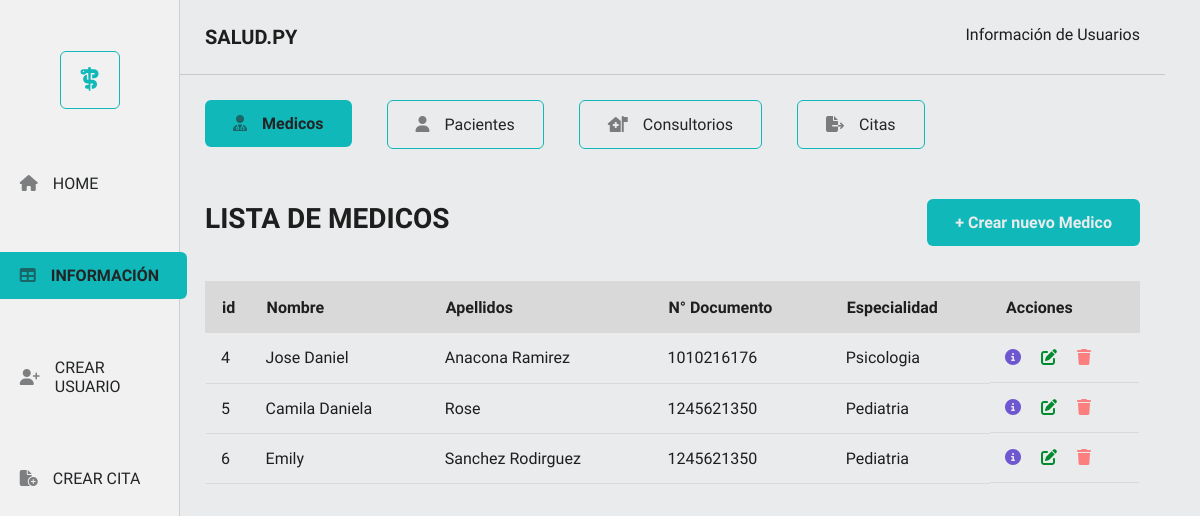
The page /medicos on the database as committed earlier.
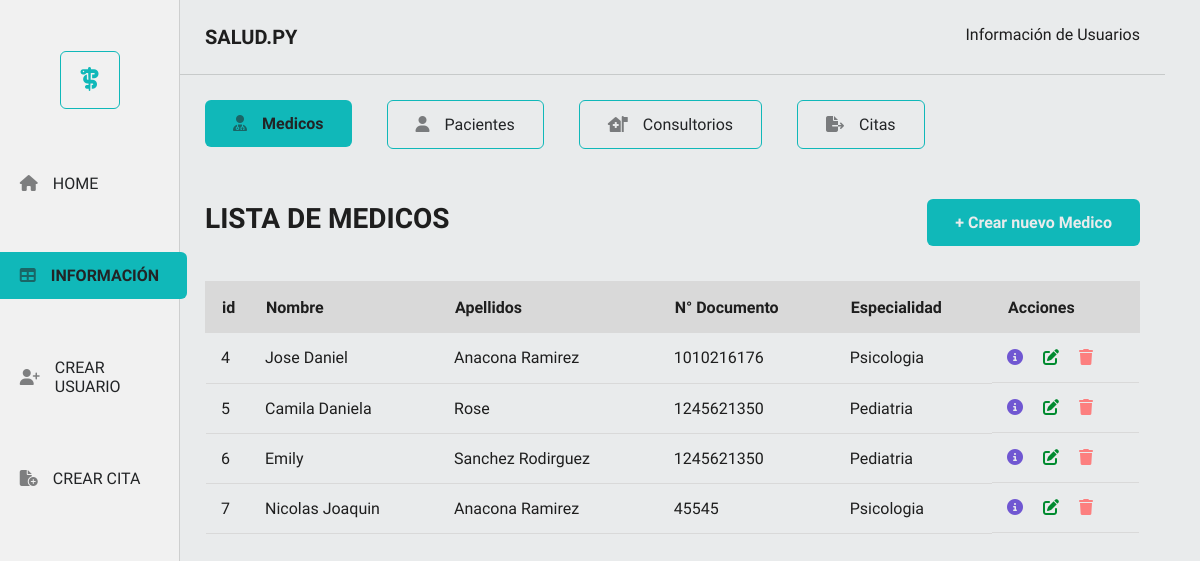
The same page on the database as committed later.
### app/models.py (models this page shows)
class Medico(db.Model):
    __tablename__='medicos'
    id = db.Column(db.Integer, primary_key = True )
    nombres = db.Column(db.String(120), nullable = True )
    apellidos = db.Column(db.String(120), nullable = True)
    tipo_identificacion = db.Column(db.String(4), nullable = True)
    numero_identificacion = db.Column(db.Integer)
    registro_medico = db.Column(db.Integer)
    especialidad = db.Column(db.String(50))
    citas = db.relationship("Cita" , backref = "medico" )

### app/routes.py (the view)
@app.route('/medicos')
def get_all_medicos():
    medicos = Medico.query.all()
    return render_template('medicos/medicos.html', medicos = medicos)

### app/templates/medicos/medicos.html (shortened to what this page needs)
<!DOCTYPE html>
<html lang="en">
  <head>
    <link rel="stylesheet" href="/app/styles/styles.css">
    <link rel="stylesheet" href="{{ url_for('static', filename='styles.css' )}}">
    <link rel="stylesheet" href="{{ url_for('static', filename='navs/menuLeft.css')}}">
    <link rel="stylesheet" href="{{ url_for('static', filename = 'info/infoUser.css')}}">
  </head>
  <body>
    <section class="sectionHomeTable">
      <section class="navLeft">
        <div class="logoNav"><span><i class="fa-solid fa-staff-snake"></i></span></div>
        <div class="navMenuLeft">
          <ul>
            <li><a class="botonLineNone" href="http://127.0.0.1:5000/"><span><i class="fa-solid fa-house"></i></span>HOME</a></li>
            <li><a class="botonPrimary" href="http://127.0.0.1:5000/medicos"><span><i class="fa-solid fa-table"></i></span>INFORMACIÓN</a></li>
            <li><a class="botonLineNone" href="http://127.0.0.1:5000/medicos/create"><span><i class="fa-solid fa-user-plus"></i></span>CREAR USUARIO</a></li>
            <li><a class="botonLineNone" href="http://127.0.0.1:5000/citas/create"><span><i class="fa-solid fa-file-circle-plus"></i></span>CREAR CITA</a></li>
          </ul>
        </div>
      </section>
      <section class="contenidoRight">
        <nav>
          <div class="headerRight">
            <h3>SALUD.PY</h3>
            <p>Información de Usuarios</p>
          </div>
          <div class="navInfoRight">
            <ul>
              <li><a class="botonPrimary" href="http://127.0.0.1:5000/medicos"><span><i class="fa-solid fa-user-doctor"></i></span>Medicos</a> </li>
              <li><a class="botonLine" href="http://127.0.0.1:5000/pacientes"><span><i class="fa-solid fa-user"></i></span> Pacientes </a></li>
              <li><a class="botonLine" href="http://127.0.0.1:5000/consultorios"><span><i class="fa-solid fa-house-medical-flag"></i></span>Consultorios </a></li>
              <li><a class="botonLine" href="http://127.0.0.1:5000/citas"><span><i class="fa-solid fa-file-export"></i></span>Citas</a></li>
            </ul>
          </div>
        </nav>
        <section class="containerRight">
          <div class="navHeaderTable">
            <h3 class="titleTable">LISTA DE MEDICOS</h3>
            <a class="botonPrimary" href="http://127.0.0.1:5000/medicos/create">+ Crear nuevo Medico</a>
          </div>
          <article>
            <table class="table">
              <thead class="tableTitle">
                <tr>
                  <th>id</th>
                  <th>Nombre</th>
                  <th>Apellidos</th>
                  <th>N° Documento</th>
                  <th>Especialidad</th>
                  <th>Acciones</th>
                </tr>
              </thead>
              <tbody>
                {% for medico in medicos %}
                <tr>
                  <td>{{ medico.id }}</td>
                  <td>{{ medico.nombres }}</td>
                  <td>{{ medico.apellidos }}</td>
                  <td>{{ medico.numero_identificacion}}</td>
                  <td>{{ medico.especialidad }}</td>
                  <td class="accionIcon">
                    <a class="iconInfo" href="/medicos/{{ medico.id }}"><i class="fa-solid fa-circle-info"></i></a>
                    <a class="iconUpdate" href="/medicos/update/{{ medico.id}}"><i class="fa-solid fa-pen-to-square"></i></a>
                    <a class="iconDelete" href="/medicos/delete/{{ medico.id }}"><i class="fa-solid fa-trash"></i></a>
                  </td>
                </tr>
                {% endfor %}
              </tbody>
            </table>
          </article>
        </section>
      </section>
    </section>
  </body>
</html>

Rows that differ between the two databases and show on the page:
added Medico: id "7", nombres "Nicolas Joaquin", apellidos "Anacona Ramirez", numero_identificacion "45545", especialidad "Psicologia"
